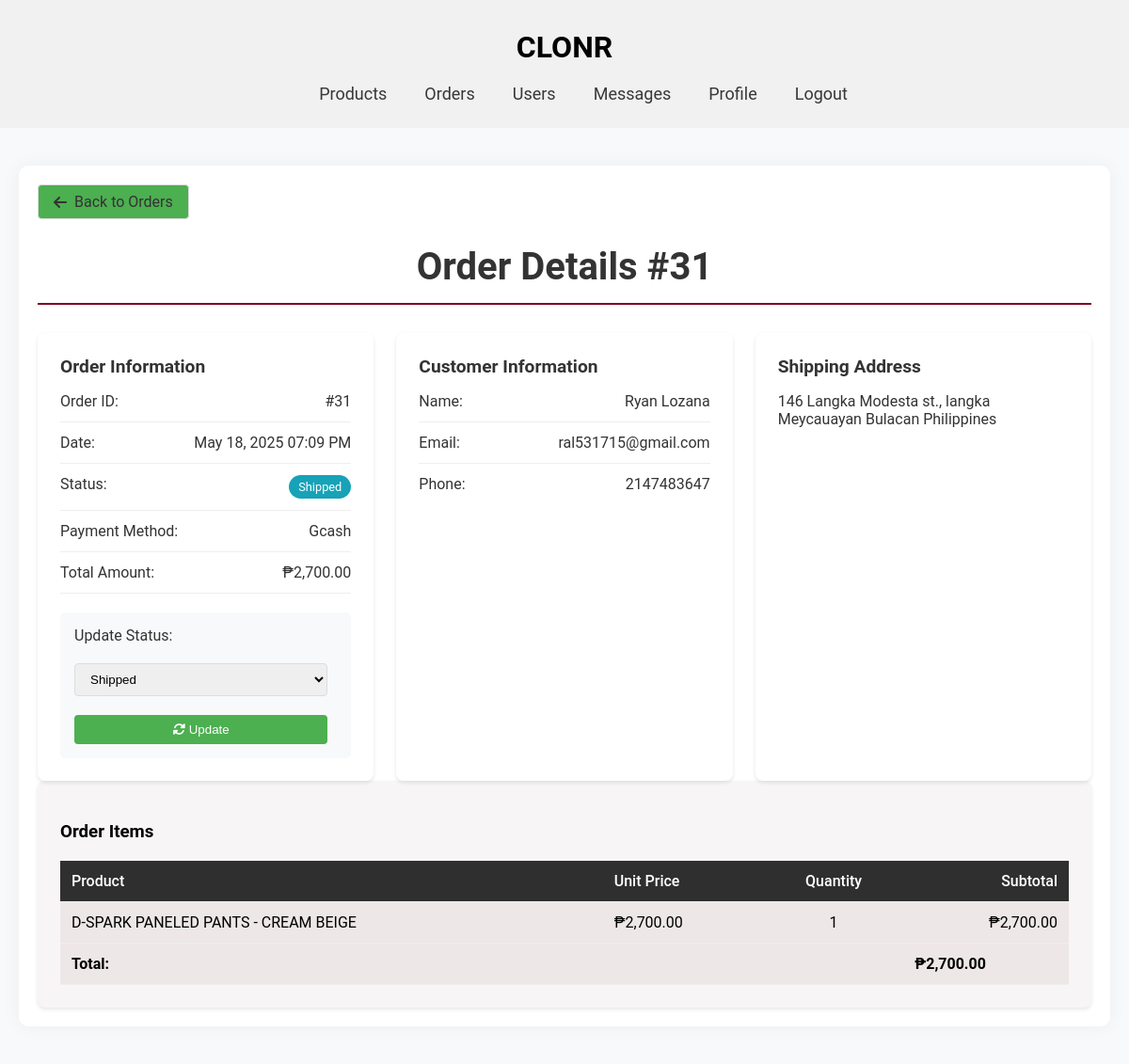
The page /admin/order_details.php?id=31 (signed in) on the database its author committed.
### tables this page shows
CREATE TABLE `orders` (
  `id` int(100) NOT NULL,
  `user_id` int(100) NOT NULL,
  `name` varchar(100) NOT NULL,
  `number` int(11) NOT NULL,
  `email` varchar(100) NOT NULL,
  `method` varchar(50) NOT NULL,
  `address` varchar(500) NOT NULL,
  `total_products` varchar(1000) NOT NULL,
  `total_price` float(10,2) NOT NULL,
  `placed_on` datetime NOT NULL DEFAULT current_timestamp(),
  `payment_status` varchar(20) NOT NULL DEFAULT 'Pending'
);

### admin/order_details.php (the view, shortened to what this page needs)
<?php
require_once '../config.php';
try {
    $order_id = isset($_GET['id']) ? intval($_GET['id']) : 0;
    $order_query = $conn->prepare("SELECT * FROM orders WHERE id = ?");
    $order_query->execute([$order_id]);
    $order = $order_query->fetch(PDO::FETCH_ASSOC);
    $items_query = $conn->prepare("SELECT oi.*, p.name as product_name, p.price as unit_price, p.image
                                 FROM order_items oi
                                 JOIN products p ON oi.product_id = p.id
                                 WHERE oi.order_id = ?");
    $items_query->execute([$order_id]);
    $order_items = $items_query->fetchAll(PDO::FETCH_ASSOC);
    $calculated_total = 0;
    if (empty($order_items)) {
        $products = [];
        $product_names = explode(', ', $order['total_products']);
        foreach($product_names as $product){
            preg_match('/(.*) \((\d+)\)/', $product, $matches);
            if(count($matches) === 3){
                $price = $order['total_price'] / array_sum(array_map(function($p) {
                    preg_match('/(.*) \((\d+)\)/', $p, $m);
                    return $m[2] ?? 1;
                }, $product_names));
                $products[] = [
                    'product_name' => $matches[1],
                    'quantity' => $matches[2],
                    'unit_price' => $price,
                    'subtotal' => $price * $matches[2]
                ];
            }
        }
        $order_items = $products;
        $calculated_total = $order['total_price'];
    }
} catch (PDOException $e) {
    die("Database error: " . $e->getMessage());
}
?>
<!DOCTYPE html>
<html lang="en">
<head>
    <link rel="stylesheet" href="admin.css">
    <link rel="stylesheet" href="../global.css">
    <link rel="stylesheet" href="https://cdnjs.cloudflare.com/ajax/libs/font-awesome/6.0.0/css/all.min.css">
</head>
<body>
     <header>
        <div class="container">
            <a href="admindashboard.php"><h1 class="title">CLONR</h1></a>
            <nav>
                <ul class="navbar">
                    <li><a href="products.php">Products</a></li>
                    <li><a href="order.php">Orders</a></li>
                    <li><a href="users.php">Users</a></li>
                    <li><a href="messages.php">Messages</a></li>
                    <li><a href="../AdminUpdateProfile.php">Profile</a></li>
                    <li><a href="../logout.php" class="logout-btn">Logout</a></li>
                </ul>
            </nav>
        </div>
    </header>
    <main class="admin-main">
        <div class="admin-container">
            <div class="back-button">
                <a href="order.php" class="btn"><i class="fas fa-arrow-left"></i> Back to Orders</a>
            </div>
            <h1 class="admin-title">Order Details #<?= htmlspecialchars($order['id'] ?? '') ?></h1>
            <div class="order-summary">
                <div class="summary-card">
                    <h3>Order Information</h3>
                    <div class="info-row">
                        <span>Order ID:</span>
                        <span>#<?= htmlspecialchars($order['id'] ?? 'N/A') ?></span>
                    </div>
                    <div class="info-row">
                        <span>Date:</span>
                        <span><?= isset($order['placed_on']) ? date('M d, Y h:i A', strtotime($order['placed_on'])) : 'N/A' ?></span>
                    </div>
                    <div class="info-row">
                        <span>Status:</span>
                        <span class="status-badge status-<?= htmlspecialchars($order['payment_status'] ?? '') ?>">
                            <?= ucfirst(htmlspecialchars($order['payment_status'] ?? 'N/A')) ?>
                        </span>
                    </div>
                    <div class="info-row">
                        <span>Payment Method:</span>
                        <span><?= ucfirst(htmlspecialchars($order['method'] ?? 'N/A')) ?></span>
                    </div>
                    <div class="info-row">
                        <span>Total Amount:</span>
                        <span>₱<?= isset($order['total_price']) ? number_format($order['total_price'], 2) : '0.00' ?></span>
                    </div>
                    <form class="status-form" method="POST">
                        <label for="status">Update Status:</label>
                        <select name="status" id="status">
                            <option value="shipped" <?= $order['payment_status'] === 'shipped' ? 'selected' : '' ?>>Shipped</option>
                        </select>
                        <button type="submit" name="update_status">
                            <i class="fas fa-sync-alt"></i> Update
                        </button>
                    </form>
                </div>
                <div class="summary-card">
                    <h3>Customer Information</h3>
                    <div class="info-row">
                        <span>Name:</span>
                        <span><?= htmlspecialchars($order['name'] ?? 'N/A') ?></span>
                    </div>
                    <div class="info-row">
                        <span>Email:</span>
                        <span><?= htmlspecialchars($order['email'] ?? 'N/A') ?></span>
                    </div>
                    <div class="info-row">
                        <span>Phone:</span>
                        <span><?= htmlspecialchars($order['number'] ?? 'N/A') ?></span>
                    </div>
                </div>
                <div class="summary-card">
                    <h3>Shipping Address</h3>
                    <p><?= isset($order['address']) ? nl2br(htmlspecialchars($order['address'])) : 'N/A' ?></p>
                </div>
            </div>
            <div class="order-items">
                <h3>Order Items</h3>
                <?php if (!empty($order_items)): ?>
                    <table class="items-table">
                        <thead>
                            <tr class="table-header">
                                <th>Product</th>
                                <th>Unit Price</th>
                                <th>Quantity</th>
                                <th>Subtotal</th>
                            </tr>
                        </thead>
                        <tbody>
                            <?php foreach ($order_items as $item): ?>
                            <tr>
                                <td>
                                    <div class="product-info">
                                        <span><?= htmlspecialchars($item['product_name'] ?? 'Product') ?></span>
                                    </div>
                                </td>
                                <td>₱<?= number_format($item['unit_price'] ?? 0, 2) ?></td>
                                <td><?= htmlspecialchars($item['quantity'] ?? 1) ?></td>
                                <td>₱<?= number_format($item['subtotal'] ?? ($item['unit_price'] * $item['quantity']), 2) ?></td>
                            </tr>
                            <?php endforeach; ?>
                        </tbody>
                        <tfoot>
                            <tr>
                                <td colspan="3" class="text-right"><strong>Total:</strong></td>
                                <td><strong>₱<?= number_format($calculated_total, 2) ?></strong></td>
                            </tr>
                        </tfoot>
                    </table>
                <?php else: ?>
                    <p>No items found for this order.</p>
                <?php endif; ?>
            </div>
        </div>
    </main>
</body>
</html>

### admin/admin.css (style rules this page uses)
form { display: flex; flex-direction: column; gap: 20px; }
.title { font-size: 2rem; margin-bottom: 20px; color: #333; }
.btn { background: #333; color: white; padding: 10px 20px; border: none; border-radius: 4px; cursor: pointer; font-size: 16px; }
.admin-main { padding: 40px 20px; background-color: #f8f9fa; min-height: calc(100vh - 200px); }
.admin-container { max-width: 1200px; margin: 0 auto; padding: 20px; background-color: #fff; border-radius: 10px; box-shadow: 0 0 20px rgba(0, 0, 0, 0.05); }
.admin-title { color: #333; font-size: 2.5rem; margin-bottom: 30px; text-align: center; border-bottom: 2px solid #800020; padding-bottom: 15px; }
table { width: 100%; border-collapse: collapse; margin-top: 20px; }
th, td { padding: 12px 15px; text-align: left; border-bottom: 1px solid #ddd; }
th { background-color: #800020; color: white; font-weight: 500; }
table th:nth-child(3), table td:nth-child(3) { text-align: center; }
table th:nth-child(4), table td:nth-child(4), table th:nth-child(5), table td:nth-child(5) { text-align: right; }
.btn { display: inline-block; padding: 10px 20px; background-color: #800020; color: white; text-decoration: none; border-radius: 5px; transition: background-color 0.3s; }
th { background-color: #800020; color: white; }
.order-summary { display: grid; grid-template-columns: repeat(auto-fit, minmax(300px, 1fr)); gap: 1.5rem; }
.summary-card { background: #fff; border-radius: 8px; padding: 1.5rem; box-shadow: 0 2px 4px rgba(0,0,0,0.1); }
.summary-card h3 { margin-top: 0; margin-bottom: 1rem; color: #333; font-size: 1.2rem; }
.info-row { display: flex; justify-content: space-between; margin-bottom: 0.75rem; padding-bottom: 0.75rem; border-bottom: 1px solid #eee; }
.info-row:last-child { border-bottom: none; margin-bottom: 0; padding-bottom: 0; }
.order-items { color: rgb(0, 0, 0); background: #f7f5f5; border-radius: 8px; padding: 1.5rem; box-shadow: 0 2px 4px rgba(0,0,0,0.1); }
.items-table { color:rgb(0, 0, 0); background-color: #eee7e7; width: 100%; border-collapse: collapse; }
.items-table th, .items-table td { padding: 0.75rem; text-align: left; border-bottom: 1px solid #eee; }
.items-table th { background: #302f2f; font-weight: 500; }
.product-info { display: flex; align-items: center; gap: 1rem; }
.back-button { margin-bottom: 1.5rem; }
.back-button .btn { display: inline-flex; align-items: center; gap: 0.5rem; color: #333; text-decoration: none; padding: 0.5rem 1rem; border: 1px solid #ddd; border-radius: 4px; transition: all 0.3s; }
.btn, .option-btn { padding: 10px 20px; border-radius: 5px; font-size: 16px; cursor: pointer; display: inline-block; }
.btn { background-color: #4CAF50; color: white; border: none; }

### global.css (style rules this page uses)
body { margin: 0; font-family: 'Roboto',sans-serif; background-color: #f1f1f1; color: #333333; }
header { padding: 10px 40px; display: flex; justify-content: center; align-items: center; position: relative; }
.title { color: #000000; font-size: 2rem; text-align: center; }
a { text-decoration: none; }
.navbar { list-style: none; display: flex; gap: 40px; z-index: 10; }
.navbar li { position: relative; cursor: pointer; font-size: 18px; color: #393737; }
.navbar a { text-decoration: none; color: inherit; }

### admin/order_details.php (style rules this page uses)
.status-form { margin-top: 20px; padding: 15px; background: #f8f9fa; border-radius: 5px; }
.status-form select, .status-form button { padding: 8px 12px; margin-right: 10px; border-radius: 4px; border: 1px solid #ddd; }
.status-form button { background-color: #4CAF50; color: white; border: none; cursor: pointer; }
.status-badge { padding: 5px 10px; border-radius: 20px; font-size: 0.8em; text-transform: capitalize; }
.status-shipped { background-color: #17a2b8; color: #fff; }

### rows shown on the page
orders: id "31", placed_on "May 18, 2025 07:09 PM", payment_status "Shipped", method "Gcash", total_price "2,700.00", status "Shipped", name "Ryan Lozana", email "ral531715@gmail.com", number "2147483647", address "146 Langka Modesta st., langka Meycauayan Bulacan Philippines"

### other values the page prints
$item['product_name'] "D-SPARK PANELED PANTS - CREAM BEIGE"
$item['unit_price'] "2,700.00"
$item['quantity'] "1"
$item['subtotal'] "2,700.00"
